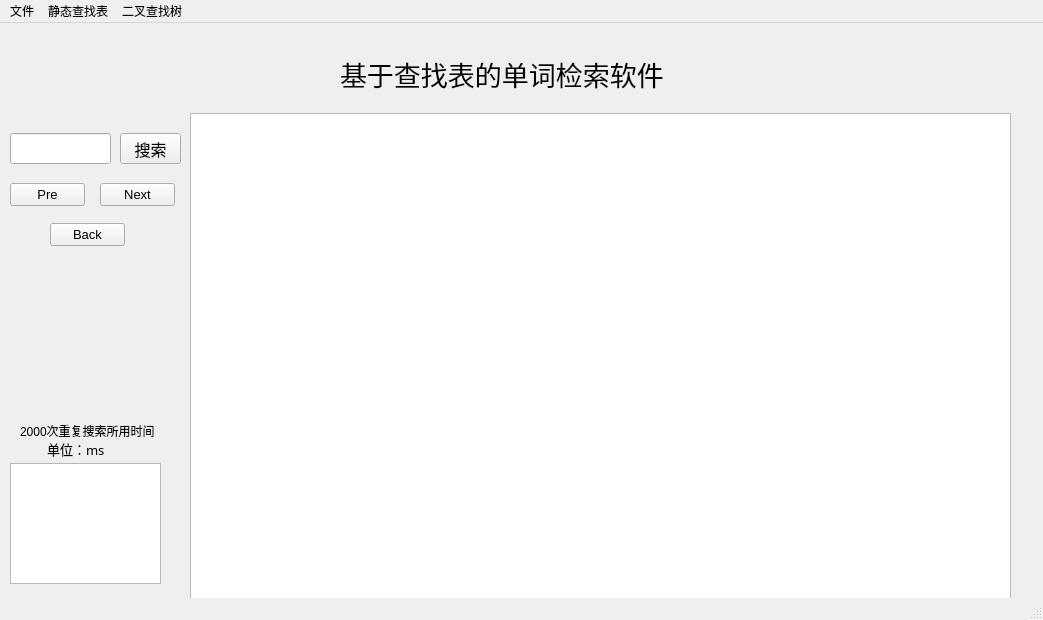
<?xml version="1.0" encoding="UTF-8"?>
<ui version="4.0">
 <class>MainWindow</class>
 <widget class="QMainWindow" name="MainWindow">
  <property name="geometry">
   <rect>
    <x>0</x>
    <y>0</y>
    <width>1043</width>
    <height>620</height>
   </rect>
  </property>
  <property name="windowTitle">
   <string>MainWindow</string>
  </property>
  <widget class="QWidget" name="centralWidget">
   <widget class="QLineEdit" name="editwin">
    <property name="geometry">
     <rect>
      <x>10</x>
      <y>110</y>
      <width>101</width>
      <height>31</height>
     </rect>
    </property>
    <property name="font">
     <font>
      <family>Calisto MT</family>
      <pointsize>12</pointsize>
     </font>
    </property>
    <property name="layoutDirection">
     <enum>Qt::LeftToRight</enum>
    </property>
   </widget>
   <widget class="QTextBrowser" name="textwin">
    <property name="geometry">
     <rect>
      <x>190</x>
      <y>90</y>
      <width>821</width>
      <height>491</height>
     </rect>
    </property>
    <property name="font">
     <font>
      <family>Arial Black</family>
      <pointsize>10</pointsize>
      <weight>75</weight>
      <bold>true</bold>
     </font>
    </property>
   </widget>
   <widget class="QLabel" name="label">
    <property name="geometry">
     <rect>
      <x>340</x>
      <y>10</y>
      <width>351</width>
      <height>81</height>
     </rect>
    </property>
    <property name="font">
     <font>
      <family>华文行楷</family>
      <pointsize>20</pointsize>
     </font>
    </property>
    <property name="text">
     <string>基于查找表的单词检索软件</string>
    </property>
   </widget>
   <widget class="QTextBrowser" name="runtime">
    <property name="geometry">
     <rect>
      <x>10</x>
      <y>440</y>
      <width>151</width>
      <height>121</height>
     </rect>
    </property>
   </widget>
   <widget class="QLabel" name="label_3">
    <property name="geometry">
     <rect>
      <x>20</x>
      <y>410</y>
      <width>131</width>
      <height>31</height>
     </rect>
    </property>
    <property name="font">
     <font>
      <family>等线</family>
      <pointsize>10</pointsize>
     </font>
    </property>
    <property name="text">
     <string>        单位：ms</string>
    </property>
   </widget>
   <widget class="QPushButton" name="pushBotton">
    <property name="geometry">
     <rect>
      <x>120</x>
      <y>110</y>
      <width>61</width>
      <height>31</height>
     </rect>
    </property>
    <property name="font">
     <font>
      <family>微软雅黑</family>
      <pointsize>12</pointsize>
     </font>
    </property>
    <property name="text">
     <string>搜索</string>
    </property>
   </widget>
   <widget class="QPushButton" name="preButton">
    <property name="geometry">
     <rect>
      <x>10</x>
      <y>160</y>
      <width>75</width>
      <height>23</height>
     </rect>
    </property>
    <property name="font">
     <font>
      <family>Arial</family>
      <pointsize>10</pointsize>
     </font>
    </property>
    <property name="text">
     <string>Pre</string>
    </property>
   </widget>
   <widget class="QPushButton" name="nextButton">
    <property name="geometry">
     <rect>
      <x>100</x>
      <y>160</y>
      <width>75</width>
      <height>23</height>
     </rect>
    </property>
    <property name="font">
     <font>
      <family>Arial</family>
      <pointsize>10</pointsize>
     </font>
    </property>
    <property name="text">
     <string>Next</string>
    </property>
   </widget>
   <widget class="QPushButton" name="backButton">
    <property name="geometry">
     <rect>
      <x>50</x>
      <y>200</y>
      <width>75</width>
      <height>23</height>
     </rect>
    </property>
    <property name="font">
     <font>
      <family>Arial</family>
      <pointsize>10</pointsize>
     </font>
    </property>
    <property name="text">
     <string>Back</string>
    </property>
   </widget>
   <widget class="QLabel" name="label_2">
    <property name="geometry">
     <rect>
      <x>20</x>
      <y>400</y>
      <width>141</width>
      <height>16</height>
     </rect>
    </property>
    <property name="text">
     <string>2000次重复搜索所用时间</string>
    </property>
   </widget>
  </widget>
  <widget class="QMenuBar" name="menuBar">
   <property name="geometry">
    <rect>
     <x>0</x>
     <y>0</y>
     <width>1043</width>
     <height>23</height>
    </rect>
   </property>
   <widget class="QMenu" name="filebar">
    <property name="title">
     <string>文件</string>
    </property>
    <addaction name="OpenBotton"/>
    <addaction name="SaveBotton"/>
    <addaction name="ReadBotton"/>
    <addaction name="HelpBotton"/>
    <addaction name="QuitBotton"/>
   </widget>
   <widget class="QMenu" name="SSTbar">
    <property name="title">
     <string>静态查找表</string>
    </property>
    <addaction name="TraSSTBotton"/>
   </widget>
   <widget class="QMenu" name="BSTbar">
    <property name="title">
     <string>二叉查找树</string>
    </property>
    <addaction name="AddBSTBotton"/>
    <addaction name="DelBSTBotton"/>
    <addaction name="TraBSTBotton"/>
   </widget>
   <addaction name="filebar"/>
   <addaction name="SSTbar"/>
   <addaction name="BSTbar"/>
  </widget>
  <widget class="QStatusBar" name="statusBar"/>
  <action name="OpenBotton">
   <property name="text">
    <string>打开待读文件</string>
   </property>
   <property name="shortcut">
    <string>Ctrl+O</string>
   </property>
  </action>
  <action name="SaveBotton">
   <property name="text">
    <string>保存搜索文件</string>
   </property>
   <property name="shortcut">
    <string>Ctrl+S</string>
   </property>
  </action>
  <action name="ReadBotton">
   <property name="text">
    <string>读取搜索文件</string>
   </property>
   <property name="shortcut">
    <string>Ctrl+R</string>
   </property>
  </action>
  <action name="action_2">
   <property name="text">
    <string>说明文档</string>
   </property>
  </action>
  <action name="NewSSTBotton">
   <property name="text">
    <string>创建查找表</string>
   </property>
  </action>
  <action name="a">
   <property name="text">
    <string>搜索单词</string>
   </property>
   <property name="shortcut">
    <string>Ctrl+D</string>
   </property>
  </action>
  <action name="TraSSTBotton">
   <property name="text">
    <string>遍历查找表</string>
   </property>
  </action>
  <action name="DesSSTBotton">
   <property name="text">
    <string>销毁查找表</string>
   </property>
  </action>
  <action name="NewBSTBotton">
   <property name="text">
    <string>创建查找树</string>
   </property>
  </action>
  <action name="FindBSTBotton">
   <property name="text">
    <string>搜索单词</string>
   </property>
   <property name="shortcut">
    <string>Ctrl+F</string>
   </property>
  </action>
  <action name="AddBSTBotton">
   <property name="text">
    <string>新增单词</string>
   </property>
  </action>
  <action name="DelBSTBotton">
   <property name="text">
    <string>删除单词</string>
   </property>
  </action>
  <action name="TraBSTBotton">
   <property name="text">
    <string>遍历查找树</string>
   </property>
  </action>
  <action name="DesBSTBotton">
   <property name="text">
    <string>销毁查找树</string>
   </property>
  </action>
  <action name="action_13">
   <property name="text">
    <string>关闭程序</string>
   </property>
  </action>
  <action name="HelpBotton">
   <property name="text">
    <string>帮助</string>
   </property>
   <property name="shortcut">
    <string>Ctrl+H</string>
   </property>
  </action>
  <action name="QuitBotton">
   <property name="text">
    <string>退出</string>
   </property>
   <property name="shortcut">
    <string>Ctrl+Q</string>
   </property>
  </action>
 </widget>
 <layoutdefault spacing="6" margin="11"/>
 <resources/>
 <connections>
  <connection>
   <sender>editwin</sender>
   <signal>returnPressed()</signal>
   <receiver>pushBotton</receiver>
   <slot>click()</slot>
   <hints>
    <hint type="sourcelabel">
     <x>60</x>
     <y>148</y>
    </hint>
    <hint type="destinationlabel">
     <x>150</x>
     <y>148</y>
    </hint>
   </hints>
  </connection>
 </connections>
</ui>
